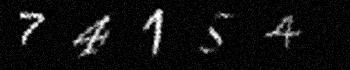
#> input picture assignment4/inl4_to_students_python/ocr_project/datasets/home1/im1.jpg, 350 x 70 px
$ python -i assignment4_old.py   (imports and definitions only)
#> lines starting #> are read from the running program, lines starting #| are printed output that depends on the picture; after the words box and inside, x2 and y2 are one past the last pixel; in counts of white or black regions, pixels touching at a corner belong together
#> further down, picture is the input picture: shape (70, 350, 3); min 0, max 255, mean 17
#!/usr/bin/env python3
# -*- coding: utf-8 -*-
"""
Created on Tue Feb 13 11:37:56 2024

@author: magnuso
"""

import os
import matplotlib.pyplot as plt
import numpy as np
from skimage import morphology
from skimage.feature import hog
import cv2  # For SIFT and ORB
from skimage.measure import label, regionprops
from benchmarking.benchmark_assignment3 import benchmark_assignment3
from scipy.spatial import distance
import time


def im2segment(im):
    # Thresholding process with np.where function.
    threshold = 40 # This value was determined through trial and error.
    thresholded_im = np.where(im > threshold, 1, 0)
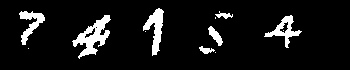
#> thresholded_im: shape (70, 350, 3) int64; values 0 (black) and 1 (white), 8.7% white; 12 white regions (5 under 20 px), largest, box (x1, y1, x2, y2) and area: (72, 15, 111, 59) 677, (143, 8, 164, 56) 448, (264, 15, 302, 48) 373

    # Removing small objects below 5 pixels, with built in skimage.morphology function.
    cleaned_image = morphology.remove_small_objects(thresholded_im.astype(bool), min_size=5)

    # Labelling the digits, using 8-connectivity not 4 because this gave better results.
    # Then extracting properties of labeled image regions with skimage.measure.regionprops function.
    labels = label(cleaned_image, connectivity=2)
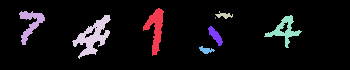
#> labels: shape (70, 350, 3) int32; 9 distinct labels, from 0 to 8; one colour per label, 0 black
    regions = regionprops(labels)
#> regions = 8 regions

    segments = []

    # This is performed for each region that we have.
    for region in regions:
        # Extract coordinates of bounding box with built in region property bbox.
        min_row, min_col, max_row, max_col = region.bbox

        # Create same size image.
        segment = np.zeros_like(im)

        # Applies the label mask to set all other regions EXCEPT where the label matches to 0.
        segment[min_row:max_row, min_col:max_col] = thresholded_im[min_row:max_row, min_col:max_col] * (labels[min_row:max_row, min_col:max_col] == region.label)

        # Stores x-coordinate for reorganization since they are not in the same order.
        segments.append((min_col, segment))
#> this loop made 1 pass
#> after the loop, segments = []

    # Reorganizies by x-coordinate, and removes tuple.
    segments.sort(key=lambda x: x[0])
    segments = [segment for _, segment in segments]

    return segments

# [82 lines left out: functions segment2feature, feature2class, class_train, not called in this run]

# [34 lines not run here, left out]


# [5 lines of commented-out code are left out]

>>> import cv2
>>> picture = cv2.imread('datasets/home1/im1.jpg')
#> (the run stopped early here; a loop or call above may not have finished)

$ run again, on assignment4/inl4_to_students_python/ocr_project/datasets/home1/im111.jpg
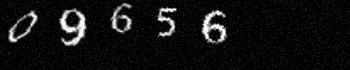
#> input picture assignment4/inl4_to_students_python/ocr_project/datasets/home1/im111.jpg, 350 x 70 px
#> picture is the input picture: shape (70, 350, 3); min 0, max 255, mean 18.1
#> in im2segment, `thresholded_im = np.where(im > threshold, 1, 0)`:
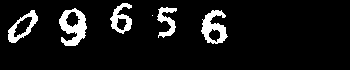
#> thresholded_im: shape (70, 350, 3) int64; values 0 (black) and 1 (white), 8.3% white; 6 white regions (1 under 20 px), largest, box (x1, y1, x2, y2) and area: (59, 8, 87, 46) 586, (201, 10, 228, 44) 483, (8, 10, 38, 43) 345, (110, 3, 132, 34) 331, (157, 7, 177, 38) 291
#> in im2segment, `labels = label(cleaned_image, connectivity=2)`:
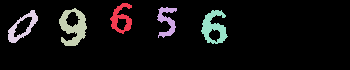
#> labels: shape (70, 350, 3) int32; 6 distinct labels, from 0 to 5; one colour per label, 0 black
#> regions = 5 regions
#> the loop in im2segment, `for region in regions:` made 1 pass
#> after the loop in im2segment, `for region in regions:`: segments = []

$ run again, on assignment4/inl4_to_students_python/ocr_project/datasets/home1/im112.jpg
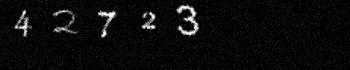
#> input picture assignment4/inl4_to_students_python/ocr_project/datasets/home1/im112.jpg, 350 x 70 px
#> picture is the input picture: shape (70, 350, 3); min 0, max 255, mean 11.6
#> in im2segment, `thresholded_im = np.where(im > threshold, 1, 0)`:
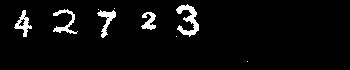
#> thresholded_im: shape (70, 350, 3) int64; values 0 (black) and 1 (white), 4.4% white; 9 white regions (4 under 20 px), largest, box (x1, y1, x2, y2) and area: (176, 4, 199, 37) 331, (53, 9, 78, 34) 207, (97, 10, 116, 38) 195, (14, 10, 32, 37) 187, (141, 12, 156, 30) 154
#> in im2segment, `labels = label(cleaned_image, connectivity=2)`:
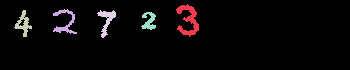
#> labels: shape (70, 350, 3) int32; 6 distinct labels, from 0 to 5; one colour per label, 0 black
#> regions = 5 regions
#> the loop in im2segment, `for region in regions:` made 1 pass
#> after the loop in im2segment, `for region in regions:`: segments = []

$ run again, on assignment4/inl4_to_students_python/ocr_project/datasets/home1/im113.jpg
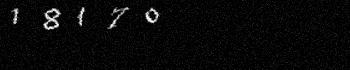
#> input picture assignment4/inl4_to_students_python/ocr_project/datasets/home1/im113.jpg, 350 x 70 px
#> picture is the input picture: shape (70, 350, 3); min 0, max 255, mean 9.2
#> in im2segment, `thresholded_im = np.where(im > threshold, 1, 0)`:
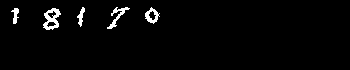
#> thresholded_im: shape (70, 350, 3) int64; values 0 (black) and 1 (white), 2.5% white; 5 white regions, box (x1, y1, x2, y2) and area: (43, 8, 61, 30) 211, (107, 7, 130, 29) 137, (145, 7, 160, 24) 119, (77, 7, 85, 27) 74, (11, 8, 19, 24) 70
#> cleaned_image: shape (70, 350, 3) bool; 2.5% white; 5 white regions, box (x1, y1, x2, y2) and area: (43, 8, 61, 30) 210, (107, 7, 130, 29) 137, (145, 7, 159, 24) 117, (77, 7, 85, 27) 74, (11, 8, 19, 24) 70
#> in im2segment, `labels = label(cleaned_image, connectivity=2)`:
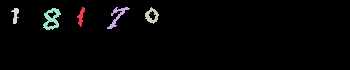
#> labels: shape (70, 350, 3) int32; 6 distinct labels, from 0 to 5; one colour per label, 0 black
#> regions = 5 regions
#> the loop in im2segment, `for region in regions:` made 1 pass
#> after the loop in im2segment, `for region in regions:`: segments = []
